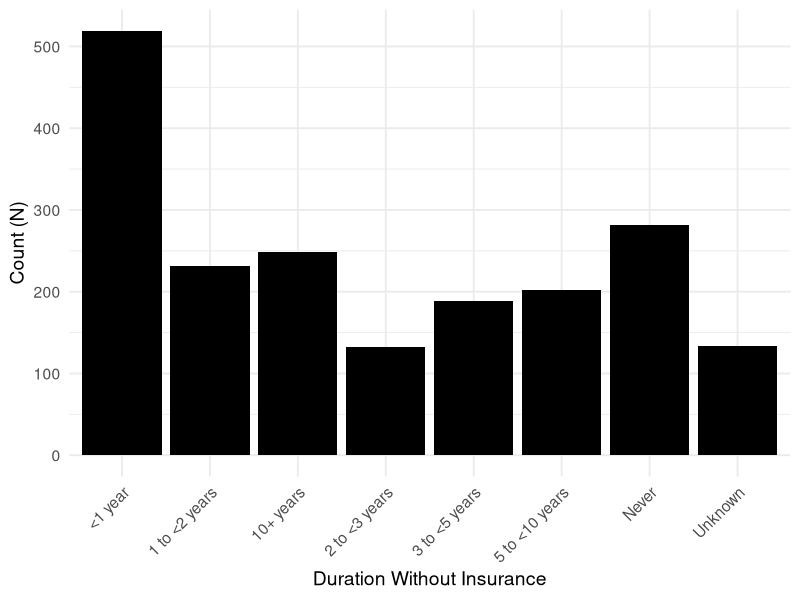

This figure's R source:
################################################
# Generate histogram of duration without insurance
# Author: Julia Muller
# Date: 18 February 2024
# Last modified: February 2024
################################################

# Load libraries
suppressPackageStartupMessages(library(tidyverse))

# Import data
data <- read_csv('data/no_insurance_filtered.csv', show_col_types = F)

# Plot duration of no insurance
plt <- ggplot(data = data) +
  geom_bar(aes(x = HILAST.f), stat = 'count', fill = 'black') +
  theme_minimal(base_size = 14) +
  theme(legend.position = 'none',
        axis.text.x = element_text(angle = 45, vjust = 1, hjust = 1)) +
  labs(x = 'Duration Without Insurance', y = 'Count (N)') +
  scale_y_continuous(breaks = seq(0, 700, by = 100))

# Export as PNG
ggsave('figures/duration_no_insurance.png', plt, height = 6, width = 8)
